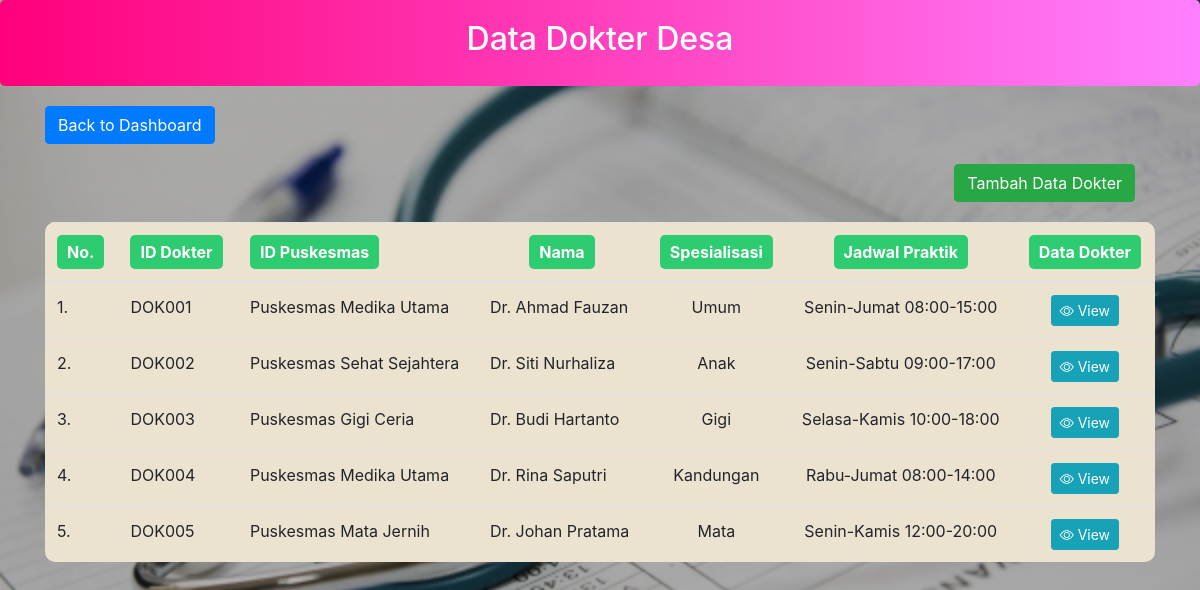
Page /LDkesehatan/dokter/index.php on the committed database.
### tables this page shows
CREATE TABLE `dokter` (
  `id_dokter` varchar(20) NOT NULL,
  `id_puskesmas` varchar(20) DEFAULT NULL,
  `nama_dokter` varchar(100) DEFAULT NULL,
  `spesialisasi` varchar(50) DEFAULT NULL,
  `jadwal_praktik` varchar(50) DEFAULT NULL
);

CREATE TABLE `puskesmas` (
  `id_puskesmas` varchar(20) NOT NULL,
  `nama_puskesmas` varchar(100) DEFAULT NULL,
  `alamat` text DEFAULT NULL,
  `no_telepon` varchar(15) DEFAULT NULL
);

### LDkesehatan/dokter/index.php (the view, shortened to what this page needs)
<!DOCTYPE html>
<html>
<head>
    <link rel="stylesheet" href="../../bootstrap/css/bootstrap.min.css">
    <link rel="stylesheet" href="https://cdn.jsdelivr.net/npm/bootstrap-icons@1.9.1/font/bootstrap-icons.css">
</head>
<body>
    <div class="header-gradient">
        <h2>Data Dokter Desa</h2>
    </div>
    <div class="container">
        <div class="back-btn">
                    <a href="../dashboard.php" class="btn btn-primary">Back to Dashboard</a>
                </div>
        <button
            type="button"
            class="btn btn-success float-right"
            style="margin: 20px"
            onclick="location.href='create.php'"
        >
            Tambah Data Dokter
        </button>
        <?php
        require 'koneksi.php';
        $sort_column = isset($_GET['sort_column']) ? $_GET['sort_column'] : 'id_dokter';
        $sort_order = isset($_GET['sort_order']) ? $_GET['sort_order'] : 'ASC';
        $new_sort_order = ($sort_order == 'ASC') ? 'DESC' : 'ASC';
        $query = "
                SELECT d.*, p.nama_puskesmas
                FROM dokter d
                JOIN puskesmas p ON d.id_puskesmas = p.id_puskesmas
                ORDER BY $sort_column $sort_order
            ";
        $hasil = mysqli_query($conn, $query);
        ?>
        <table class="table table-hover">
            <thead>
                <tr>
                    <th scope="col" style="color: white;">
                        <a class="judultabel">No.</a>
                    </th>
                    <th scope="col">
                        <a href="?sort_column=id_dokter&sort_order=<?php echo $new_sort_order; ?>" class="sort-link">ID Dokter</a>
                    </th>
                    <th scope="col">
                        <a href="?sort_column=id_puskesmas&sort_order=<?php echo $new_sort_order; ?>" class="sort-link">ID Puskesmas</a>
                    </th>
                    <th scope="col" style="text-align: center;">
                        <a href="?sort_column=nama_dokter&sort_order=<?php echo $new_sort_order; ?>" class="sort-link">Nama</a>
                    </th>
                    <th scope="col" style="text-align: center;">
                        <a href="?sort_column=spesialisasi&sort_order=<?php echo $new_sort_order; ?>" class="sort-link">Spesialisasi</a>
                    </th>
                    <th scope="col" style="text-align: center;">
                        <a href="?sort_column=jadwal_praktik&sort_order=<?php echo $new_sort_order; ?>" class="sort-link">Jadwal Praktik</a>
                    </th>
                    <th scope="col" style="text-align: center; color: white;">
                        <a class="judultabel">Data Dokter</a>
                    </th>
                </tr>
            </thead>
            <tbody>
                <?php
                $no = 1;
                while ($data = mysqli_fetch_array($hasil)) {
                    echo "<tr>";
                    echo "<td>" . $no . ".</td>";
                    echo "<td>" . $data['id_dokter'] . "</td>";
                    echo "<td>" . htmlspecialchars($data['nama_puskesmas']) . "</td>";
                    echo "<td>" . $data['nama_dokter'] . "</td>";
                    echo "<td style='text-align: center;'>" . $data['spesialisasi'] . "</td>";
                    echo "<td style='text-align: center;'>" . $data['jadwal_praktik'] . "</td>";
                    echo "<td style='text-align: center;'>
                            <a href='view.php?id_dokter=" . $data['id_dokter'] . "' class='btn btn-info btn-sm' title='view'>
                                <i class='bi bi-eye'></i> View
                            </a>
                          </td>";
                    echo "</tr>";
                    $no++;
                }
                ?>
            </tbody>
        </table>
    </div>
</body>
</html>

### LDkesehatan/dokter/index.php (style rules this page uses)
body { background: linear-gradient(rgba(0, 0, 0, 0.3), rgba(0, 0, 0, 0.3)), url('../images/dokter.png'); background-size: cover; background-position: center; background-attachment: fixed; color: white; height: 100vh; margin: 0; display: flex; flex-direction: column; }
.header-gradient { background: linear-gradient(90deg, #ff007b, #ff80ff); color: white; padding: 20px; margin-bottom: 20px; border-radius: 5px; text-align: center; }
table { background-color: #ECE2D0; border-collapse: collapse; border-radius: 10px; overflow: hidden; }
.judultabel { color: white; background-color: #2ecc71; padding: 5px 10px; border-radius: 5px; text-decoration: none; display: inline-block; text-align: center; }
.sort-link { color: white; background-color: #2ecc71; padding: 5px 10px; border-radius: 5px; text-decoration: none; display: inline-block; text-align: center; }

### rows in the picture
dokter: id_dokter "DOK001", id_puskesmas.nama_puskesmas "Puskesmas Medika Utama", nama_dokter "Dr. Ahmad Fauzan", spesialisasi "Umum", jadwal_praktik "Senin-Jumat 08:00-15:00"
dokter: id_dokter "DOK002", id_puskesmas.nama_puskesmas "Puskesmas Sehat Sejahtera", nama_dokter "Dr. Siti Nurhaliza", spesialisasi "Anak", jadwal_praktik "Senin-Sabtu 09:00-17:00"
dokter: id_dokter "DOK003", id_puskesmas.nama_puskesmas "Puskesmas Gigi Ceria", nama_dokter "Dr. Budi Hartanto", spesialisasi "Gigi", jadwal_praktik "Selasa-Kamis 10:00-18:00"
dokter: id_dokter "DOK004", id_puskesmas.nama_puskesmas "Puskesmas Medika Utama", nama_dokter "Dr. Rina Saputri", spesialisasi "Kandungan", jadwal_praktik "Rabu-Jumat 08:00-14:00"
dokter: id_dokter "DOK005", id_puskesmas.nama_puskesmas "Puskesmas Mata Jernih", nama_dokter "Dr. Johan Pratama", spesialisasi "Mata", jadwal_praktik "Senin-Kamis 12:00-20:00"
